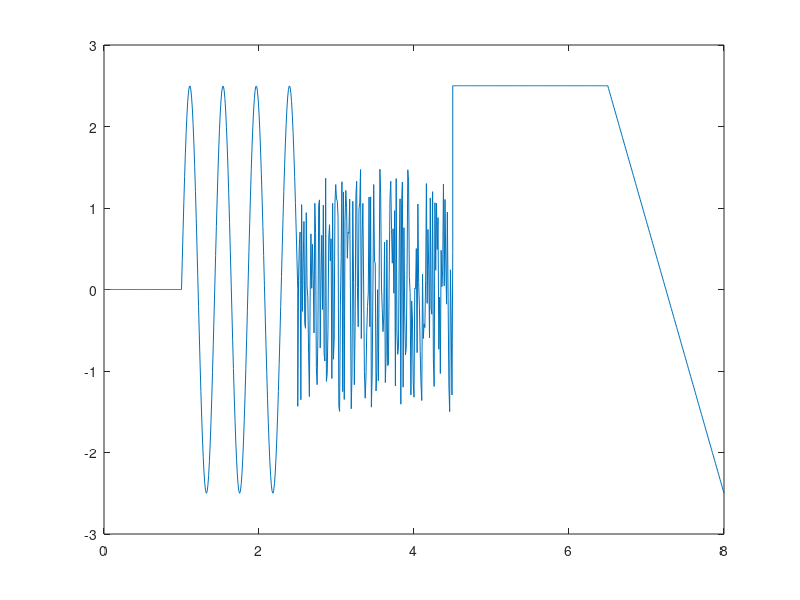

Source code (MATLAB):
%% Gabalveida signala montaza
%% Sinusoida
t_sin = 1:0.01:2.5;
%y_sin = A0+A*sin(2*pi*f*(t-delay))
A0=0; A = 2.5; T = (2.5-1)/3.5; f = 1/T; delay = 1;
y_sin = A0+A*sin(2*pi*f*(t_sin-delay));

%% Lineari mainigs signals
t_saw = 6.5:0.01:8;
% y_saw = k*(t_saw-delay)
% k = (yA-yB)/(tA-tB) - lliknes slipuma koeficents, delay - lai noteiktu
% delay ir jaskatas krustpunkts ar t asi (y=0)
k = (2.5-(-2.5))/(6.5-8);
delay = 7.25;
y_saw = k*(t_saw-delay);

%% Konstantes signals
t_const = 4.5:0.01:6.5;
y_const = 2.5; %nepareizi, jo elemtntu skaitam (t un y) ir jābūt vienādam
%y_const = [2.5 2.5 2.5 2.5 jauzraksta 201 reizi]
y_const = zeros(1,201)+2.5; %viena rinda 201 kolonna
y_const = ones(1,201)*2.5;
% si pieeja ari nav korrekta jo ja izmainisies elementu skaits vektoram
% t_const, tad y_const neizmainisies
y_const = zeros(size(t_const))+2.5;

%% nullu signals
t_zero = 0:0.01:1;
y_zero = zeros(size(t_zero));

%% troksna signals
t_noise = 2.5:0.01:4.5;
y_noise = rand(size(t_noise))*3-1.5;

%% signalu apvienosana
t = [t_zero, t_sin, t_noise, t_const, t_saw];
y = [y_zero, y_sin, y_noise, y_const, y_saw];
plot(t,y)
